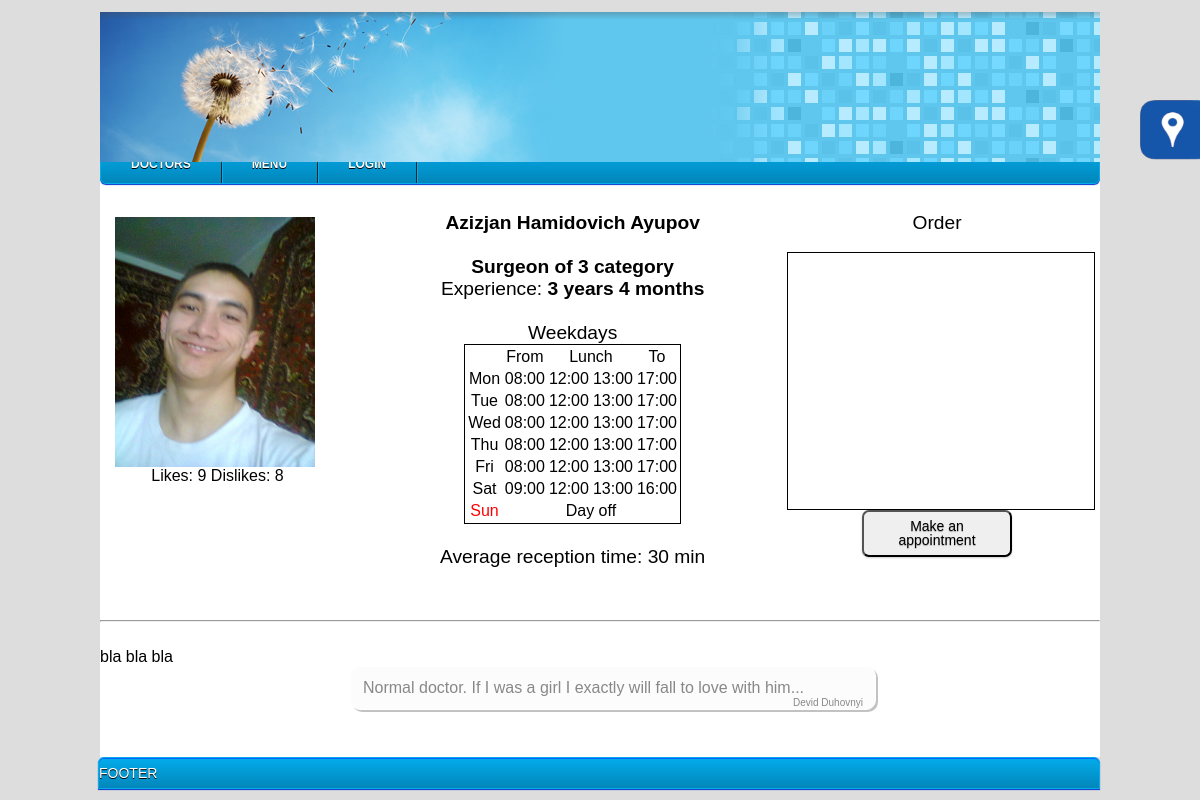
/index.php?doctor=25, run on an earlier commit of the app's database.
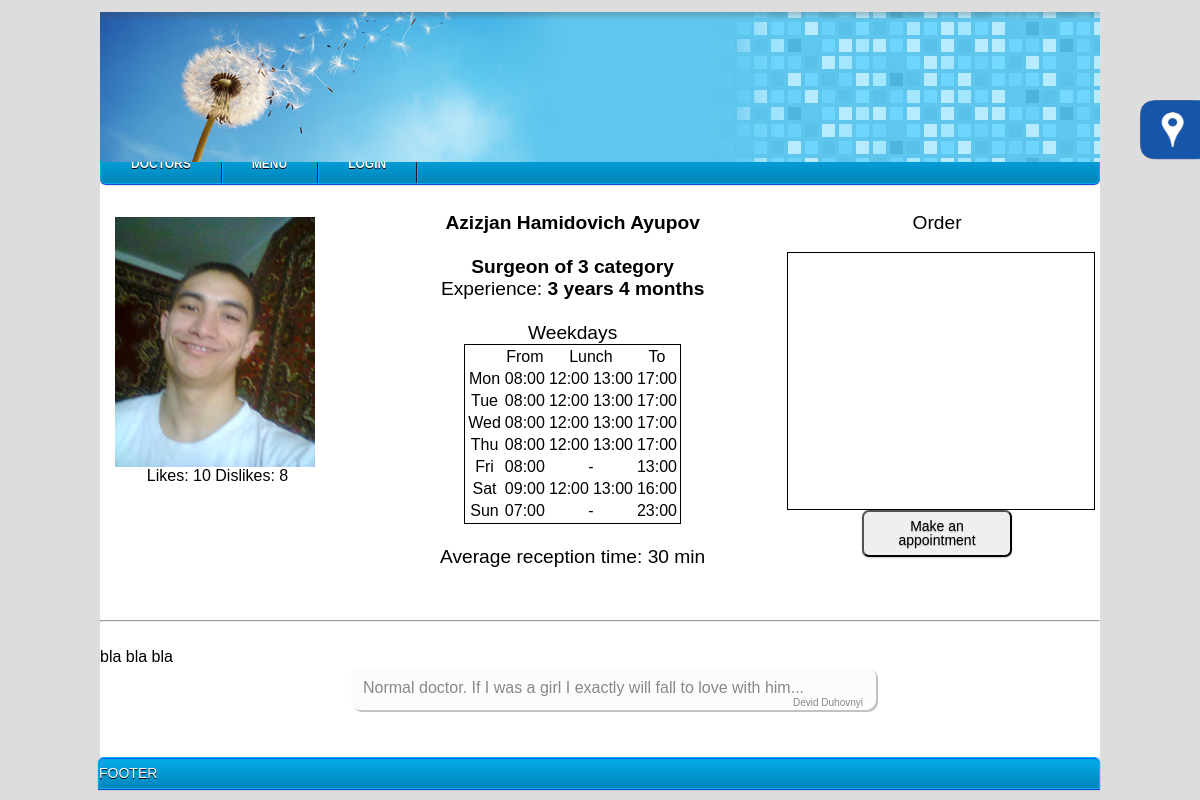
And on a later commit of the database.
### tables this page shows
CREATE TABLE IF NOT EXISTS `Rating` (
  `Emp_ID` int(11) NOT NULL,
  `Likes` int(10) DEFAULT '0',
  `Dislikes` int(10) DEFAULT '0'
);

CREATE TABLE IF NOT EXISTS `Schedule` (
  `Day_ID` int(10) NOT NULL,
  `Emp_ID` int(10) NOT NULL,
  `Day` varchar(3) NOT NULL,
  `Start` time NOT NULL,
  `Lunch_Start` time DEFAULT NULL,
  `Lunch_End` time DEFAULT NULL,
  `End` time DEFAULT NULL
);

CREATE TABLE IF NOT EXISTS `Emp_comments` (
  `Emp_comments_ID` int(11) NOT NULL,
  `Emp_ID` int(5) NOT NULL,
  `Patient_Id` int(11) NOT NULL,
  `Date` timestamp NOT NULL DEFAULT CURRENT_TIMESTAMP,
  `Text` text NOT NULL
);

CREATE TABLE IF NOT EXISTS `patients` (
  `ID` int(11) NOT NULL,
  `First_Name` varchar(30) NOT NULL,
  `Middle_Name` varchar(30) DEFAULT NULL,
  `Second_Name` varchar(30) NOT NULL,
  `Birth_Date` date NOT NULL,
  `Gender` tinyint(1) NOT NULL DEFAULT '1',
  `Insurance_Category` int(10) DEFAULT NULL,
  `Diagnosis` int(11) NOT NULL,
  `Virus` tinyint(1) NOT NULL,
  `Receipt_Date` date NOT NULL,
  `Prof` varchar(25) NOT NULL,
  `Address` varchar(70) NOT NULL,
  `Phone` varchar(20) NOT NULL,
  `Email` varchar(30) NOT NULL,
  `Care_Doctor` int(5) NOT NULL,
  `Care_Doctor_Prof` int(5) NOT NULL,
  `Photo` varchar(50) NOT NULL,
  `Comment` varchar(150) DEFAULT NULL
);

### pages/doctor.php (the view, shortened to what the changed rows need)
<?php
	if(isset($_GET[doctor])){
		$result = $mysqli->query("SELECT * FROM Employee WHERE Emp_ID=$_GET[doctor]");
		$data = $result->fetch_array();
		$result = $mysqli->query("SELECT Name FROM Staff WHERE Id = $data[Prof]");
		$dataFromStaff = $result->fetch_array();
		$result = $mysqli->query("SELECT * FROM `Schedule` WHERE Emp_ID = $_GET[doctor]") or die(mysql_error());
		$currentDate = date('m/d/Y');
		$diff = abs(strtotime($currentDate) - strtotime($data[CarierStart]));
		$years = floor($diff / (365*60*60*24));
		$months = floor(($diff - $years * 365*60*60*24) / (30*60*60*24));
		$query = $mysqli->query("SELECT Likes, Dislikes FROM Rating WHERE Emp_ID = $data[Emp_ID]");
		$rating = $query->fetch_array(MYSQLI_ASSOC);
		print "
			<div class='docInfo'>
				<div class='doc_photo_rating'>
					<img src='../images/$data[Image]'>
					<div class='rating'>
						Likes: $rating[Likes]";
						print "
						Dislikes: $rating[Dislikes]
					</div>
				</div>";
				$dfs = array();
				$workdays = array();
				while($dataFromSchedule = $result->fetch_array(MYSQLI_ASSOC)){
						$dfs[] = $dataFromSchedule;
						$workdays[] = $dataFromSchedule['Day'];
				}
						print "
				<div class='doc_about'>
						<center><big><b>$data[First_Name] $data[Middle_Name] $data[Surname]<br><br>
					$dataFromStaff[Name] of $data[Category] category <br>
					</b>Experience:<b> $years years $months months</b><br>
					<br>
					<table class='brd' id='textCenter'>
						<tr><td></td><td>From</td><td colspan='2'>Lunch</td><td style='text-align: center;'>To</td></tr>Weekdays";
						foreach($dfs as $row) if($row['Day'] == 'Mon') { print "<tr><td>Mon</td><td>" . date("H:i",strtotime($row['Start'])) . "</td>"; if($row[Lunch_Start] != $row[Lunch_End]){ print "<td>" . date("H:i",strtotime($row['Lunch_Start'])) . "</td><td>". date("H:i",strtotime($row['Lunch_End']))."</td>";} else print "<td colspan='2'>-</td>"; print "</td><td>".date("H:i", strtotime($row['End']))."</td> </tr>";}
						foreach($dfs as $row) if($row['Day'] == 'Tue') { print "<tr><td>Tue</td><td>" . date("H:i",strtotime($row['Start'])) . "</td>"; if($row[Lunch_Start] != $row[Lunch_End]){ print "<td>" . date("H:i",strtotime($row['Lunch_Start'])) . "</td><td>". date("H:i",strtotime($row['Lunch_End']))."</td>";} else print "<td colspan='2'>-</td>"; print "</td><td>".date("H:i", strtotime($row['End']))."</td> </tr>";}
						foreach($dfs as $row) if($row['Day'] == 'Wed') { print "<tr><td>Wed</td><td>" . date("H:i",strtotime($row['Start'])) . "</td>"; if($row[Lunch_Start] != $row[Lunch_End]){ print "<td>" . date("H:i",strtotime($row['Lunch_Start'])) . "</td><td>". date("H:i",strtotime($row['Lunch_End']))."</td>";} else print "<td colspan='2'>-</td>"; print "</td><td>".date("H:i", strtotime($row['End']))."</td> </tr>";}
						foreach($dfs as $row) if($row['Day'] == 'Thu') { print "<tr><td>Thu</td><td>" . date("H:i",strtotime($row['Start'])) . "</td>"; if($row[Lunch_Start] != $row[Lunch_End]){ print "<td>" . date("H:i",strtotime($row['Lunch_Start'])) . "</td><td>". date("H:i",strtotime($row['Lunch_End']))."</td>";} else print "<td colspan='2'>-</td>"; print "</td><td>".date("H:i", strtotime($row['End']))."</td> </tr>";}
						foreach($dfs as $row) if($row['Day'] == 'Fri') { print "<tr><td>Fri</td><td>" . date("H:i",strtotime($row['Start'])) . "</td>"; if($row[Lunch_Start] != $row[Lunch_End]){ print "<td>" . date("H:i",strtotime($row['Lunch_Start'])) . "</td><td>". date("H:i",strtotime($row['Lunch_End']))."</td>";} else print "<td colspan='2'>-</td>"; print "</td><td>".date("H:i", strtotime($row['End']))."</td> </tr>";}
						foreach($dfs as $row) if($row['Day'] == 'Sat') { print "<tr><td>Sat</td><td>" . date("H:i",strtotime($row['Start'])) . "</td>"; if($row[Lunch_Start] != $row[Lunch_End]){ print "<td>" . date("H:i",strtotime($row['Lunch_Start'])) . "</td><td>". date("H:i",strtotime($row['Lunch_End']))."</td>";} else print "<td colspan='2'>-</td>"; print "</td><td>".date("H:i", strtotime($row['End']))."</td> </tr>";}
						foreach($dfs as $row) if($row['Day'] == 'Sun') { print "<tr><td>Sun</td><td>" . date("H:i",strtotime($row['Start'])) . "</td>"; if($row[Lunch_Start] != $row[Lunch_End]){ print "<td>" . date("H:i",strtotime($row['Lunch_Start'])) . "</td><td>". date("H:i",strtotime($row['Lunch_End']))."</td>";} else print "<td colspan='2'>-</td>"; print "</td><td>".date("H:i", strtotime($row['End']))."</td> </tr>";}
						if (!in_array("Sun", $workdays)) print "<tr><td><font color='red'>Sun</font></td><td colspan='4' style='text-align:center'>Day off</td></tr>";
						print "
					</table>";
						$forOneRecp = $mysqli->query("SELECT `Time` FROM `Reception` WHERE Emp_ID = $_GET[doctor]");
					$oneRecp = $forOneRecp->fetch_array();
					if($oneRecp['Time']){
						print "<br>Average  reception time: ".$oneRecp['Time']." min";
					}
					print "</big></center>
				</div>
				<div id='orderView'>
					<center> <big> Order </big> </center> <br>
					<div id='orderAction'>
						<script>
							window.onload = function() {
								orderView($data[Emp_ID]);
							};
						</script>
					</div>
					<center><button class='button' onClick='hiddenShow(\"b1\"); ";
							if(!$_SESSION['log'])
									echo "unregVisitorForm(".$data[Emp_ID].");'";
								else
									echo "datePicker($data[Emp_ID], ".$_SESSION[userData][ID].", 0);'";
							print " id='button11'>Make an appointment</button></center><br>
				</div>
			</div>
			<hr><br>$data[CurriculumVitae]<br>";
		$result = $mysqli->query("SELECT * FROM Emp_comments WHERE Emp_ID = $data[Emp_ID] ORDER by `Date` DESC") or die(mysql_error());
		$comments = $result->fetch_array();
		if($comments){
			do
			{
				$res = $mysqli->query("SELECT First_Name, Second_Name, ID FROM patients WHERE ID = $comments[Patient_Id]") or die(mysql_error());
				$patientData = $res->fetch_array();
				print "<div class='comment_block'>";
							if($_SESSION['class'] == 4 and $patientData[ID] == $_SESSION[userData][ID])
								print "$comments[Text] <a href='../phpHendlers/commentDeleting.php?id=$comments[Emp_comments_ID]&from=$data[Emp_ID]' style='text-decoration: none; text-color: grey'>&#10005</a><br>";
							else
								print "$comments[Text]<br>";
				print "<div class='comment_signiture'>$patientData[First_Name] $patientData[Second_Name]</div></div>";
			}
			while($comments = $result->fetch_array());
		}else{
			print '<centr>Nobody leaves a comment<br></center>';
		}
    }
?>

What changed in the data, as far as the page shows it:
removed schedule: Start "08:00", Lunch_Start "12:00", Lunch_End "13:00", End "17:00"
changed rating: Likes "9" → "10"
added schedule: Start "08:00", End "13:00"
added schedule: Start "07:00", End "23:00"
Also different on the page:
text no longer shown: "Sun Day off"
